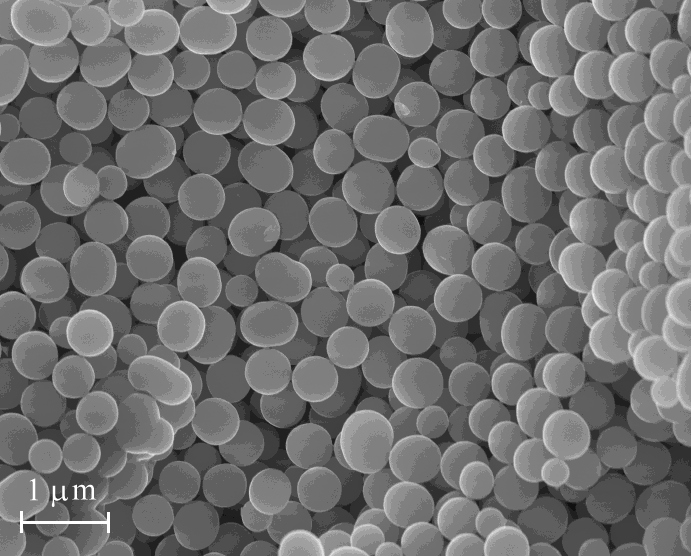
#> input picture Opal_Tecopa_near_gem.jpg, 691 x 556 px
$ python -i imageseg.py   (imports and definitions only)   (older library calls are emulated)
#> lines starting #> are read from the running program, lines starting #| are printed output that depends on the picture
#> further down, picture is the input picture: shape (556, 691, 3); min 13, max 255, mean 111
import cv2
from matplotlib import pyplot as plt
import numpy as np
import pandas as pd
from skimage.feature import peak_local_max
from skimage.morphology import watershed
from scipy import ndimage
import argparse
from skimage.measure import label
from skimage.measure import regionprops

def segmentparser(segmented_image, binary):
    """Takes an edge detected image and an image binary and returns a Pandas dataframe of the x-y coordinates and area of the image segments.  Both the edge detected image and the binary of the image should be 1D image files of the same size.

        Code courtesy Chad Curtis, pulled from L9 Image Proccessing Lecture.

        Parameters:
        -----------
        Edge Detected Image: 2D array
        Output of an edge detection program/canny edge detection algorithm.
        Image Binary: 2D array
        Bitmap/binary image (should only contain 1's and 0's.
        segment_properties: Pandas dataframe, four columns
        Example:
        X               Y               Area
        0       436.629412      436.629412      170.0
        1       55.029162       55.029162       4835.0
        2       662.983593      662.983593      1219.0
        ...     ...             ...             ...

    Code courtesy Chad Curtis, pulled from L9 Image Proccessing Lecture"""

    props = regionprops(segmented_image, intensity_image=binary)
    x = y = area = perimeter = intensity = np.zeros(len(props))

    index_i = 0

    for index_j in props:
        x[index_i] = index_j.centroid[0]
        y[index_i] = index_j.centroid[1]
        area[index_i] = index_j.area

        index_i = index_i + 1

    segment_properties = pd.DataFrame({'X': x, 'Y': y, 'Area': area})

    return segment_properties

def imageseg(Cont_Image):
    """imageseg('Image Name')

    This program takes an image that has been pre-proccessed by an edge finding script as its sole input, segments it, and spits out a segmented image file and a pandas dataframe of individual particle positions.

    This function works by creating a binary of an image that has been run through edge detection software, then finding the center of those particles through an Euclidean Distance function.  This was chosen over the typical watershed iterative erosion method because of its increased control in finding the center of particles, allowing for greater detection of overlapped and small particles.

    Methodology ideas pulled from the SciKit Image example pages (https://scikit-image.org) as well as the Open CV example pages (https://opencv.org) and Adrian Rosebrock's blog (https://www.pyimagesearch.com/2015/09/14/ball-tracking-with-opencv/)."""

    proccessedImage = np.array(Cont_Image, dtype=np.uint8)
    kernel = np.ones((5,6), np.uint8)
    opening = cv2.morphologyEx(Cont_Image, cv2.MORPH_OPEN, kernel)
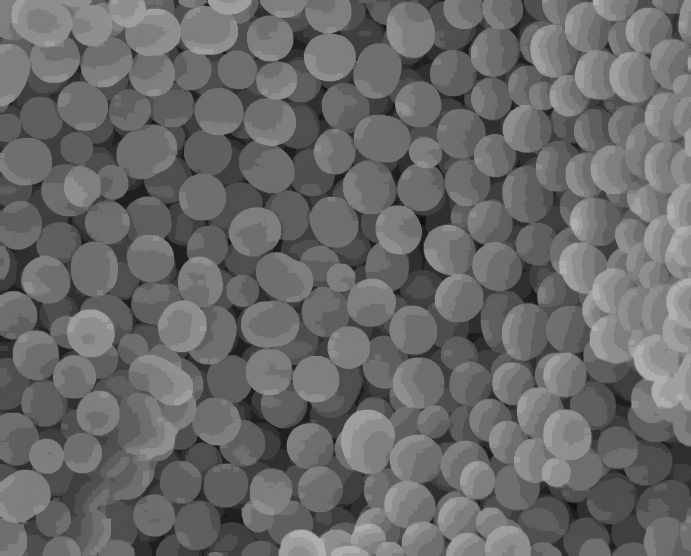
#> opening: shape (556, 691, 3); min 13, max 176, mean 106.2
    canny = cv2.Canny(opening,100,150,3,L2gradient=True)
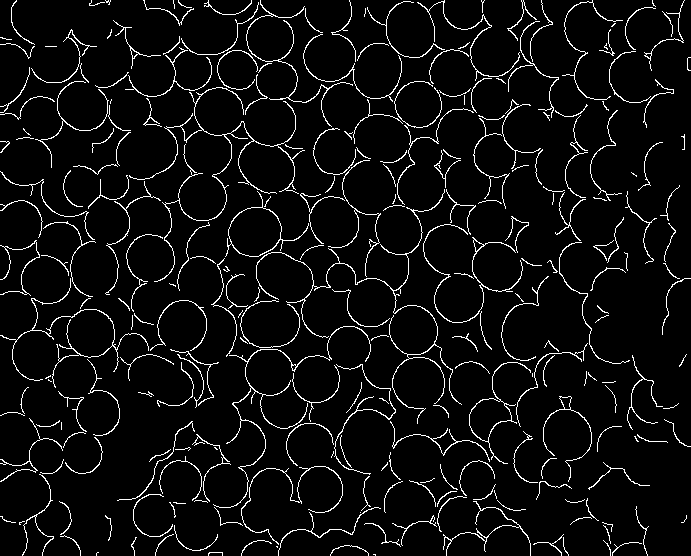
#> canny: shape (556, 691); 5.6% white in thin lines or dots
#> (the run stopped early here; a loop or call above may not have finished)
